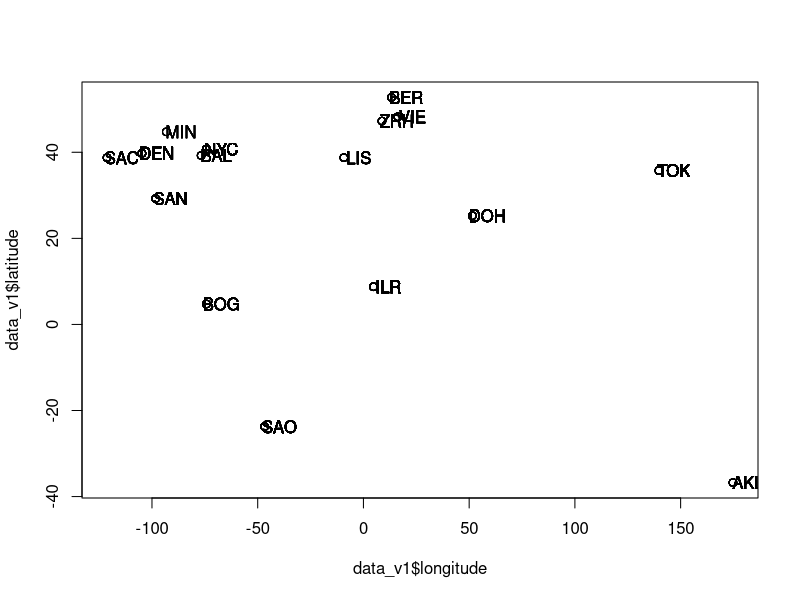
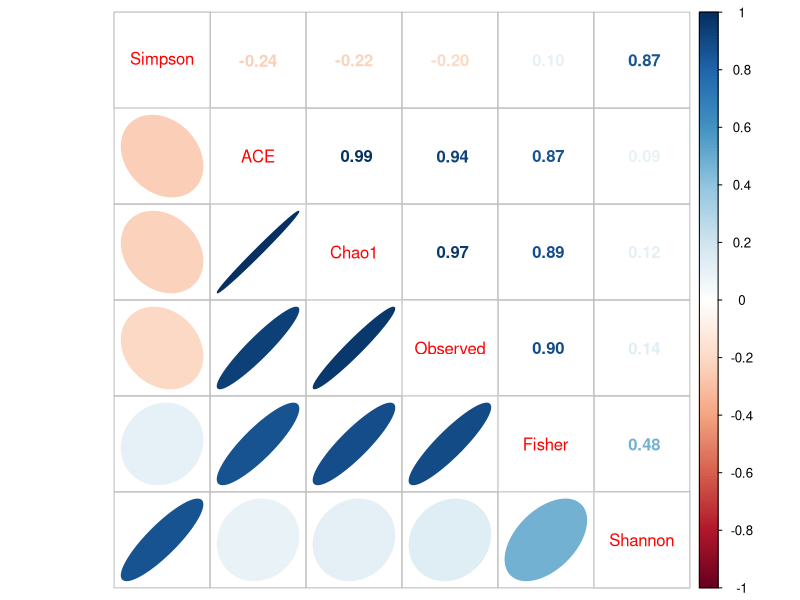

The R script that drew these images, in order:
library(leaps)
library(corrplot)

#   ____________________________________________________________________________
#   Read data                                                               ####

data_v1 = read.csv("regression_V1 - data.csv")
#data_v1 = read.csv("prueba.csv")
### . . . . . . . . . . . . . . . . . . . . . . . . . . . . . . . . . . . . . ..
### Simple check coordinates for which bioclim variables were extracted     ####

plot(data_v1$longitude, data_v1$latitude)
text(data_v1$longitude + 7, data_v1$latitude, data_v1$city)

### . . . . . . . . . . . . . . . . . . . . . . . . . . . . . . . . . . . . . ..
### Correlation analysis for alpha-biodiversity measures                    ####

covar = cor(data_v1[, c("Observed", "Chao1", "ACE", "Shannon",
                        "Simpson", "Fisher")])
corrplot.mixed(covar,
               lower = "ellipse",
               upper = "number",
               order = "AOE")


#   ____________________________________________________________________________
#   Multiple linear regression Chao1,Fisher, Observed, ACE, Shannon y Simpson                                              ####

#######################################################
#######    Multiple linear regression #################
#######   Chao1,Fisher, Observed,     #################
#######   ACE, Shannon y Simpson      #################
#######################################################

full.model = lm(
  Chao1 ~
    population + population.density + tmin_june + tmax_june + prec_june,
  data = data_v1
)
summary(full.model)

full.model = lm(
  Shannon ~
    population + population.density + tmin_june + tmax_june + prec_june,
  data = data_v1
)
summary(full.model)

full.model = lm(
  Fisher ~
    population + population.density + tmin_june + tmax_june + prec_june,
  data = data_v1
)
summary(full.model)

full.model = lm(
  Simpson ~
    population + population.density + tmin_june + tmax_june + prec_june,
  data = data_v1
)
summary(full.model)

full.model = lm(
  ACE ~
    population + population.density + tmin_june + tmax_june + prec_june,
  data = data_v1
)
summary(full.model)

full.model = lm(
  Observed ~
    population + population.density + tmin_june + tmax_june + prec_june,
  data = data_v1
)
summary(full.model)

#######################################################
#######################################################
#######   ANALISIS CON BIOM Y DEMOGRAFICOS    #########
#######################################################
#######################################################
#######################################################

##  ............................................................................
#   ____________________________________________________________________________
#   Multiple linear regression Chao1                                              ####

full.model = lm(
  Chao1 ~
    bio01 + bio02 + bio03 + bio04 + bio05 + bio06 + bio07 +
    bio08 + bio09 + bio10 + bio11 + bio12 + bio13 + bio14 +
    bio15 + bio16 + bio17 + bio18 + bio19 + year + population + 
    population.density + tmin_june + tmax_june + prec_june,
  data = data_v1
)
summary(full.model)

##  ............................................................................
##  Backward variable selection                                             ####

models.backward = regsubsets(
  Chao1 ~
    bio01 + bio02 + bio03 + bio04 + bio05 + bio06 + bio07 +
    bio08 + bio09 + bio10 + bio11 + bio12 + bio13 + bio14 +
    bio15 + bio16 + bio17 + bio18 + bio19 + year + population + population.density + 
    tmin_june + tmax_june + prec_june,
  data = data_v1,
  nvmax = 5,
  method = "backward"
)
summary(models.backward)

### . . . . . . . . . . . . . . . . . . . . . . . . . . . . . . . . . . . . . ..
### Fit best resulting model                                                ####

fit.backward = lm(Chao1 ~
                    bio01 + bio03 + bio04 + bio05 + bio07 +
                    bio13,
                  data = data_v1)
summary(fit.backward)

##  ............................................................................
##  Forward variable selection                                              ####

models.forward = regsubsets(
  Chao1 ~
    bio01 + bio02 + bio03 + bio04 + bio05 + bio06 + bio07 +
    bio08 + bio09 + bio10 + bio11 + bio12 + bio13 + bio14 +
    bio15 + bio16 + bio17 + bio18 + bio19 + year + population + 
    population.density + tmin_june + tmax_june + prec_june,
  data = data_v1,
  nvmax = 5,
  method = "forward"
)
summary(models.forward)

### . . . . . . . . . . . . . . . . . . . . . . . . . . . . . . . . . . . . . ..
### Fit best resulting model                                                ####

fit.forward = lm(Chao1 ~
                   bio03 + bio11 + bio12 + year + population.density +
                   prec_june,
                 data = data_v1)
summary(fit.forward)

###############################################################################################

#   Multiple linear regression Shannon                                              ####

full.model = lm(
  Shannon ~
    bio01 + bio02 + bio03 + bio04 + bio05 + bio06 + bio07 +
    bio08 + bio09 + bio10 + bio11 + bio12 + bio13 + bio14 +
    bio15 + bio16 + bio17 + bio18 + bio19 + year + population + 
    population.density + tmin_june + tmax_june + prec_june,
  data = data_v1
)
summary(full.model)

##  ............................................................................
##  Backward variable selection                                             ####

models.backward = regsubsets(
  Shannon ~
    bio01 + bio02 + bio03 + bio04 + bio05 + bio06 + bio07 +
    bio08 + bio09 + bio10 + bio11 + bio12 + bio13 + bio14 +
    bio15 + bio16 + bio17 + bio18 + bio19 + year + population + 
    population.density + tmin_june + tmax_june + prec_june,
  data = data_v1,
  nvmax = 5,
  method = "backward"
)
summary(models.backward)

### . . . . . . . . . . . . . . . . . . . . . . . . . . . . . . . . . . . . . ..
### Fit best resulting model                                                ####

fit.backward = lm(Shannon ~
                    bio06 + bio09 + bio12 + bio13 + bio15 +
                    year,
                  data = data_v1)
summary(fit.backward)

##  ............................................................................
##  Forward variable selection                                              ####

models.forward = regsubsets(
  Shannon ~
    bio01 + bio02 + bio03 + bio04 + bio05 + bio06 + bio07 +
    bio08 + bio09 + bio10 + bio11 + bio12 + bio13 + bio14 +
    bio15 + bio16 + bio17 + bio18 + bio19 + year + population + 
    population.density + tmin_june + tmax_june + prec_june,
  data = data_v1,
  nvmax = 5,
  method = "forward"
)
summary(models.forward)

### . . . . . . . . . . . . . . . . . . . . . . . . . . . . . . . . . . . . . ..
### Fit best resulting model                                                ####

fit.forward = lm(Shannon ~
                   bio14 + bio19 + year + population + prec_june,
                 data = data_v1)
summary(fit.forward)

###############################################################################################

#   Multiple linear regression Simpson                                             ####

full.model = lm(
  Simpson ~
    bio01 + bio02 + bio03 + bio04 + bio05 + bio06 + bio07 +
    bio08 + bio09 + bio10 + bio11 + bio12 + bio13 + bio14 +
    bio15 + bio16 + bio17 + bio18 + bio19 + year + population + 
    population.density + tmin_june + tmax_june + prec_june,
  data = data_v1
)
summary(full.model)

##  ............................................................................
##  Backward variable selection                                             ####

models.backward = regsubsets(
  Simpson ~
    bio01 + bio02 + bio03 + bio04 + bio05 + bio06 + bio07 +
    bio08 + bio09 + bio10 + bio11 + bio12 + bio13 + bio14 +
    bio15 + bio16 + bio17 + bio18 + bio19 + year + population + 
    population.density + tmin_june + tmax_june + prec_june,
  data = data_v1,
  nvmax = 5,
  method = "backward"
)
summary(models.backward)

### . . . . . . . . . . . . . . . . . . . . . . . . . . . . . . . . . . . . . ..
### Fit best resulting model                                                ####

fit.backward = lm(Simpson ~
                    bio02 + bio05 + bio10 + bio11 + year +
                    prec_june,
                  data = data_v1)
summary(fit.backward)

##  ............................................................................
##  Forward variable selection                                              ####

models.forward = regsubsets(
  Simpson ~
    bio01 + bio02 + bio03 + bio04 + bio05 + bio06 + bio07 +
    bio08 + bio09 + bio10 + bio11 + bio12 + bio13 + bio14 +
    bio15 + bio16 + bio17 + bio18 + bio19 + year + population + 
    population.density + tmin_june + tmax_june + prec_june,
  data = data_v1,
  nvmax = 5,
  method = "forward"
)
summary(models.forward)

### . . . . . . . . . . . . . . . . . . . . . . . . . . . . . . . . . . . . . ..
### Fit best resulting model                                                ####

fit.forward = lm(Simpson ~
                   bio03 + bio05 + bio08 + year + population + 
                   population.density,
                 data = data_v1)
summary(fit.forward)

###############################################################################################

#   Multiple linear regression Fisher                                            ####

full.model = lm(
  Fisher ~
    bio01 + bio02 + bio03 + bio04 + bio05 + bio06 + bio07 +
    bio08 + bio09 + bio10 + bio11 + bio12 + bio13 + bio14 +
    bio15 + bio16 + bio17 + bio18 + bio19 + year + population + 
    population.density + tmin_june + tmax_june + prec_june,
  data = data_v1
)
summary(full.model)

##  ............................................................................
##  Backward variable selection                                             ####

models.backward = regsubsets(
  Fisher ~
    bio01 + bio02 + bio03 + bio04 + bio05 + bio06 + bio07 +
    bio08 + bio09 + bio10 + bio11 + bio12 + bio13 + bio14 +
    bio15 + bio16 + bio17 + bio18 + bio19 + year + population + 
    population.density + tmin_june + tmax_june + prec_june,
  data = data_v1,
  nvmax = 5,
  method = "backward"
)
summary(models.backward)

### . . . . . . . . . . . . . . . . . . . . . . . . . . . . . . . . . . . . . ..
### Fit best resulting model                                                ####

fit.backward = lm(Fisher ~
                    bio02 + bio03 + bio04 + bio05 + bio10 +
                    bio15,
                  data = data_v1)
summary(fit.backward)

##  ............................................................................
##  Forward variable selection                                              ####

models.forward = regsubsets(
  Fisher ~
    bio01 + bio02 + bio03 + bio04 + bio05 + bio06 + bio07 +
    bio08 + bio09 + bio10 + bio11 + bio12 + bio13 + bio14 +
    bio15 + bio16 + bio17 + bio18 + bio19 + year + population + 
    population.density + tmin_june + tmax_june + prec_june,
  data = data_v1,
  nvmax = 5,
  method = "forward"
)
summary(models.forward)

### . . . . . . . . . . . . . . . . . . . . . . . . . . . . . . . . . . . . . ..
### Fit best resulting model                                                ####

fit.forward = lm(Fisher ~
                   bio03 + bio11 + bio13 + population.density + tmin_june + 
                   prec_june,
                 data = data_v1)
summary(fit.forward)
###############################################################################################

# Multiple linear regression Observed                                            ####

full.model = lm(
  Observed ~
    bio01 + bio02 + bio03 + bio04 + bio05 + bio06 + bio07 +
    bio08 + bio09 + bio10 + bio11 + bio12 + bio13 + bio14 +
    bio15 + bio16 + bio17 + bio18 + bio19 + year + population + 
    population.density + tmin_june + tmax_june + prec_june,
  data = data_v1
)
summary(full.model)

##  ............................................................................
##  Backward variable selection                                             ####

models.backward = regsubsets(
  Observed ~
    bio01 + bio02 + bio03 + bio04 + bio05 + bio06 + bio07 +
    bio08 + bio09 + bio10 + bio11 + bio12 + bio13 + bio14 +
    bio15 + bio16 + bio17 + bio18 + bio19 + year + population + 
    population.density + tmin_june + tmax_june + prec_june,
  data = data_v1,
  nvmax = 5,
  method = "backward"
)
summary(models.backward)

### . . . . . . . . . . . . . . . . . . . . . . . . . . . . . . . . . . . . . ..
### Fit best resulting model                                                ####

fit.backward = lm(Observed ~
                    bio03 + bio09 + bio11 + bio12 + tmin_june +
                    tmax_june,
                  data = data_v1)
summary(fit.backward)

##  ............................................................................
##  Forward variable selection                                              ####

models.forward = regsubsets(
  Observed ~
    bio01 + bio02 + bio03 + bio04 + bio05 + bio06 + bio07 +
    bio08 + bio09 + bio10 + bio11 + bio12 + bio13 + bio14 +
    bio15 + bio16 + bio17 + bio18 + bio19 + year + population + 
    population.density + tmin_june + tmax_june + prec_june,
  data = data_v1,
  nvmax = 5,
  method = "forward"
)
summary(models.forward)

### . . . . . . . . . . . . . . . . . . . . . . . . . . . . . . . . . . . . . ..
### Fit best resulting model                                                ####

fit.forward = lm(Observed ~
                   bio12 + bio14 + bio16 + bio17 + year + 
                   prec_june,
                 data = data_v1)
summary(fit.forward)

###############################################################################################

#   Multiple linear regression ACE                                            ####

full.model = lm(
  ACE ~
    bio01 + bio02 + bio03 + bio04 + bio05 + bio06 + bio07 +
    bio08 + bio09 + bio10 + bio11 + bio12 + bio13 + bio14 +
    bio15 + bio16 + bio17 + bio18 + bio19 + year + population + 
    population.density + tmin_june + tmax_june + prec_june,
  data = data_v1
)
summary(full.model)

##  ............................................................................
##  Backward variable selection                                             ####

models.backward = regsubsets(
  ACE ~
    bio01 + bio02 + bio03 + bio04 + bio05 + bio06 + bio07 +
    bio08 + bio09 + bio10 + bio11 + bio12 + bio13 + bio14 +
    bio15 + bio16 + bio17 + bio18 + bio19 + year + population + 
    population.density + tmin_june + tmax_june + prec_june,
  data = data_v1,
  nvmax = 5,
  method = "backward"
)
summary(models.backward)

### . . . . . . . . . . . . . . . . . . . . . . . . . . . . . . . . . . . . . ..
### Fit best resulting model                                                ####

fit.backward = lm(ACE ~
                    bio01 + bio03 + bio04 + bio05 + bio07 +
                    bio13,
                  data = data_v1)
summary(fit.backward)

##  ............................................................................
##  Forward variable selection                                              ####

models.forward = regsubsets(
  ACE ~
    bio01 + bio02 + bio03 + bio04 + bio05 + bio06 + bio07 +
    bio08 + bio09 + bio10 + bio11 + bio12 + bio13 + bio14 +
    bio15 + bio16 + bio17 + bio18 + bio19 + year + population + 
    population.density + tmin_june + tmax_june + prec_june,
  data = data_v1,
  nvmax = 5,
  method = "forward"
)
summary(models.forward)

### . . . . . . . . . . . . . . . . . . . . . . . . . . . . . . . . . . . . . ..
### Fit best resulting model                                                ####

fit.forward = lm(ACE ~
                   bio03 + bio11 + bio12 + year + population.density + 
                   prec_june,
                 data = data_v1)
summary(fit.forward)

#######################################################
#######################################################
#######       BIOM (PRIMEROS ANALISIS)         #########
#######################################################
#######################################################
#######################################################
#   ____________________________________________________________________________
#   Multiple linear regression Chao1                                              ####

full.model = lm(
  Chao1 ~
    bio01 + bio02 + bio03 + bio04 + bio05 + bio06 + bio07 +
    bio08 + bio09 + bio10 + bio11 + bio12 + bio13 + bio14 +
    bio15 + bio16 + bio17 + bio18 + bio19 + year,
  data = data_v1
)
summary(full.model)

##  ............................................................................
##  Backward variable selection                                             ####

models.backward = regsubsets(
  Chao1 ~
    bio01 + bio02 + bio03 + bio04 + bio05 + bio06 + bio07 +
    bio08 + bio09 + bio10 + bio11 + bio12 + bio13 + bio14 +
    bio15 + bio16 + bio17 + bio18 + bio19 + year,
  data = data_v1,
  nvmax = 5,
  method = "backward"
)
summary(models.backward)

### . . . . . . . . . . . . . . . . . . . . . . . . . . . . . . . . . . . . . ..
### Fit best resulting model                                                ####

fit.backward = lm(Chao1 ~
                    bio01 + bio03 + bio04 + bio05 + bio07 +
                    bio08,
                  data = data_v1)
summary(fit.backward)

##  ............................................................................
##  Forward variable selection                                              ####

models.forward = regsubsets(
  Chao1 ~
    bio01 + bio02 + bio03 + bio04 + bio05 + bio06 + bio07 +
    bio08 + bio09 + bio10 + bio11 + bio12 + bio13 + bio14 +
    bio15 + bio16 + bio17 + bio18 + bio19 + year,
  data = data_v1,
  nvmax = 5,
  method = "forward"
)
summary(models.forward)

### . . . . . . . . . . . . . . . . . . . . . . . . . . . . . . . . . . . . . ..
### Fit best resulting model                                                ####

fit.forward = lm(Chao1 ~
                   bio03 + bio06 + bio07 + bio08 + bio11 +
                   year,
                 data = data_v1)
summary(fit.forward)

###############################################################################################

#   Multiple linear regression Shannon                                              ####

full.model = lm(
  Shannon ~
    bio01 + bio02 + bio03 + bio04 + bio05 + bio06 + bio07 +
    bio08 + bio09 + bio10 + bio11 + bio12 + bio13 + bio14 +
    bio15 + bio16 + bio17 + bio18 + bio19 + year,
  data = data_v1
)
summary(full.model)

##  ............................................................................
##  Backward variable selection                                             ####

models.backward = regsubsets(
  Shannon ~
    bio01 + bio02 + bio03 + bio04 + bio05 + bio06 + bio07 +
    bio08 + bio09 + bio10 + bio11 + bio12 + bio13 + bio14 +
    bio15 + bio16 + bio17 + bio18 + bio19 + year,
  data = data_v1,
  nvmax = 5,
  method = "backward"
)
summary(models.backward)

### . . . . . . . . . . . . . . . . . . . . . . . . . . . . . . . . . . . . . ..
### Fit best resulting model                                                ####

fit.backward = lm(Shannon ~
                    bio05 + bio07 + bio11 + bio12 + bio14 +
                    bio15,
                  data = data_v1)
summary(fit.backward)

##  ............................................................................
##  Forward variable selection                                              ####

models.forward = regsubsets(
  Shannon ~
    bio01 + bio02 + bio03 + bio04 + bio05 + bio06 + bio07 +
    bio08 + bio09 + bio10 + bio11 + bio12 + bio13 + bio14 +
    bio15 + bio16 + bio17 + bio18 + bio19 + year,
  data = data_v1,
  nvmax = 5,
  method = "forward"
)
summary(models.forward)

### . . . . . . . . . . . . . . . . . . . . . . . . . . . . . . . . . . . . . ..
### Fit best resulting model                                                ####

fit.forward = lm(Shannon ~
                   bio02 + bio03 + bio07 + bio08 + bio10 + bio19 +
                   year,
                 data = data_v1)
summary(fit.forward)

###############################################################################################

#   Multiple linear regression Simpson                                             ####

full.model = lm(
  Simpson ~
    bio01 + bio02 + bio03 + bio04 + bio05 + bio06 + bio07 +
    bio08 + bio09 + bio10 + bio11 + bio12 + bio13 + bio14 +
    bio15 + bio16 + bio17 + bio18 + bio19 + year,
  data = data_v1
)
summary(full.model)

##  ............................................................................
##  Backward variable selection                                             ####

models.backward = regsubsets(
  Simpson ~
    bio01 + bio02 + bio03 + bio04 + bio05 + bio06 + bio07 +
    bio08 + bio09 + bio10 + bio11 + bio12 + bio13 + bio14 +
    bio15 + bio16 + bio17 + bio18 + bio19 + year,
  data = data_v1,
  nvmax = 5,
  method = "backward"
)
summary(models.backward)

### . . . . . . . . . . . . . . . . . . . . . . . . . . . . . . . . . . . . . ..
### Fit best resulting model                                                ####

fit.backward = lm(Simpson ~
                    bio05 + bio06 + bio07 + bio08 + bio13 +
                    bio15,
                  data = data_v1)
summary(fit.backward)

##  ............................................................................
##  Forward variable selection                                              ####

models.forward = regsubsets(
  Simpson ~
    bio01 + bio02 + bio03 + bio04 + bio05 + bio06 + bio07 +
    bio08 + bio09 + bio10 + bio11 + bio12 + bio13 + bio14 +
    bio15 + bio16 + bio17 + bio18 + bio19 + year,
  data = data_v1,
  nvmax = 5,
  method = "forward"
)
summary(models.forward)

### . . . . . . . . . . . . . . . . . . . . . . . . . . . . . . . . . . . . . ..
### Fit best resulting model                                                ####

fit.forward = lm(Simpson ~
                   bio02 + bio03 + bio04 + bio18 + bio19 + 
                   year,
                 data = data_v1)
summary(fit.forward)

###############################################################################################

#   Multiple linear regression Fisher                                            ####

full.model = lm(
  Fisher ~
    bio01 + bio02 + bio03 + bio04 + bio05 + bio06 + bio07 +
    bio08 + bio09 + bio10 + bio11 + bio12 + bio13 + bio14 +
    bio15 + bio16 + bio17 + bio18 + bio19 + year,
  data = data_v1
)
summary(full.model)

##  ............................................................................
##  Backward variable selection                                             ####

models.backward = regsubsets(
  Fisher ~
    bio01 + bio02 + bio03 + bio04 + bio05 + bio06 + bio07 +
    bio08 + bio09 + bio10 + bio11 + bio12 + bio13 + bio14 +
    bio15 + bio16 + bio17 + bio18 + bio19 + year,
  data = data_v1,
  nvmax = 5,
  method = "backward"
)
summary(models.backward)

### . . . . . . . . . . . . . . . . . . . . . . . . . . . . . . . . . . . . . ..
### Fit best resulting model                                                ####

fit.backward = lm(Fisher ~
                    bio05 + bio07 + bio11 + bio12 + bio14 +
                    bio15,
                  data = data_v1)
summary(fit.backward)

##  ............................................................................
##  Forward variable selection                                              ####

models.forward = regsubsets(
  Fisher ~
    bio01 + bio02 + bio03 + bio04 + bio05 + bio06 + bio07 +
    bio08 + bio09 + bio10 + bio11 + bio12 + bio13 + bio14 +
    bio15 + bio16 + bio17 + bio18 + bio19 + year,
  data = data_v1,
  nvmax = 5,
  method = "forward"
)
summary(models.forward)

### . . . . . . . . . . . . . . . . . . . . . . . . . . . . . . . . . . . . . ..
### Fit best resulting model                                                ####

fit.forward = lm(Fisher ~
                   bio03 + bio06 + bio08 + bio11 + bio19 + 
                   year,
                 data = data_v1)
summary(fit.forward)
###############################################################################################

#   Multiple linear regression Observed                                            ####

full.model = lm(
  Observed ~
    bio01 + bio02 + bio03 + bio04 + bio05 + bio06 + bio07 +
    bio08 + bio09 + bio10 + bio11 + bio12 + bio13 + bio14 +
    bio15 + bio16 + bio17 + bio18 + bio19 + year,
  data = data_v1
)
summary(full.model)

##  ............................................................................
##  Backward variable selection                                             ####

models.backward = regsubsets(
  Observed ~
    bio01 + bio02 + bio03 + bio04 + bio05 + bio06 + bio07 +
    bio08 + bio09 + bio10 + bio11 + bio12 + bio13 + bio14 +
    bio15 + bio16 + bio17 + bio18 + bio19 + year,
  data = data_v1,
  nvmax = 5,
  method = "backward"
)
summary(models.backward)

### . . . . . . . . . . . . . . . . . . . . . . . . . . . . . . . . . . . . . ..
### Fit best resulting model                                                ####

fit.backward = lm(Observed ~
                    bio03 + bio05 + bio07 + bio08 + bio11 +
                    bio15,
                  data = data_v1)
summary(fit.backward)

##  ............................................................................
##  Forward variable selection                                              ####

models.forward = regsubsets(
  Observed ~
    bio01 + bio02 + bio03 + bio04 + bio05 + bio06 + bio07 +
    bio08 + bio09 + bio10 + bio11 + bio12 + bio13 + bio14 +
    bio15 + bio16 + bio17 + bio18 + bio19 + year,
  data = data_v1,
  nvmax = 5,
  method = "forward"
)
summary(models.forward)

### . . . . . . . . . . . . . . . . . . . . . . . . . . . . . . . . . . . . . ..
### Fit best resulting model                                                ####

fit.forward = lm(Observed ~
                   bio03 + bio06 + bio08 + bio10 + bio11 + 
                   year,
                 data = data_v1)
summary(fit.forward)

###############################################################################################

#   Multiple linear regression ACE                                            ####

full.model = lm(
  ACE ~
    bio01 + bio02 + bio03 + bio04 + bio05 + bio06 + bio07 +
    bio08 + bio09 + bio10 + bio11 + bio12 + bio13 + bio14 +
    bio15 + bio16 + bio17 + bio18 + bio19 + year,
  data = data_v1
)
summary(full.model)

##  ............................................................................
##  Backward variable selection                                             ####

models.backward = regsubsets(
  ACE ~
    bio01 + bio02 + bio03 + bio04 + bio05 + bio06 + bio07 +
    bio08 + bio09 + bio10 + bio11 + bio12 + bio13 + bio14 +
    bio15 + bio16 + bio17 + bio18 + bio19 + year,
  data = data_v1,
  nvmax = 5,
  method = "backward"
)
summary(models.backward)

### . . . . . . . . . . . . . . . . . . . . . . . . . . . . . . . . . . . . . ..
### Fit best resulting model                                                ####

fit.backward = lm(ACE ~
                    bio01 + bio03 + bio04 + bio05 + bio07 +
                    bio08,
                  data = data_v1)
summary(fit.backward)

##  ............................................................................
##  Forward variable selection                                              ####

models.forward = regsubsets(
  ACE ~
    bio01 + bio02 + bio03 + bio04 + bio05 + bio06 + bio07 +
    bio08 + bio09 + bio10 + bio11 + bio12 + bio13 + bio14 +
    bio15 + bio16 + bio17 + bio18 + bio19 + year,
  data = data_v1,
  nvmax = 5,
  method = "forward"
)
summary(models.forward)

### . . . . . . . . . . . . . . . . . . . . . . . . . . . . . . . . . . . . . ..
### Fit best resulting model                                                ####

fit.forward = lm(ACE ~
                   bio03 + bio06 + bio07 + bio08 + bio11 + 
                   year,
                 data = data_v1)
summary(fit.forward)
